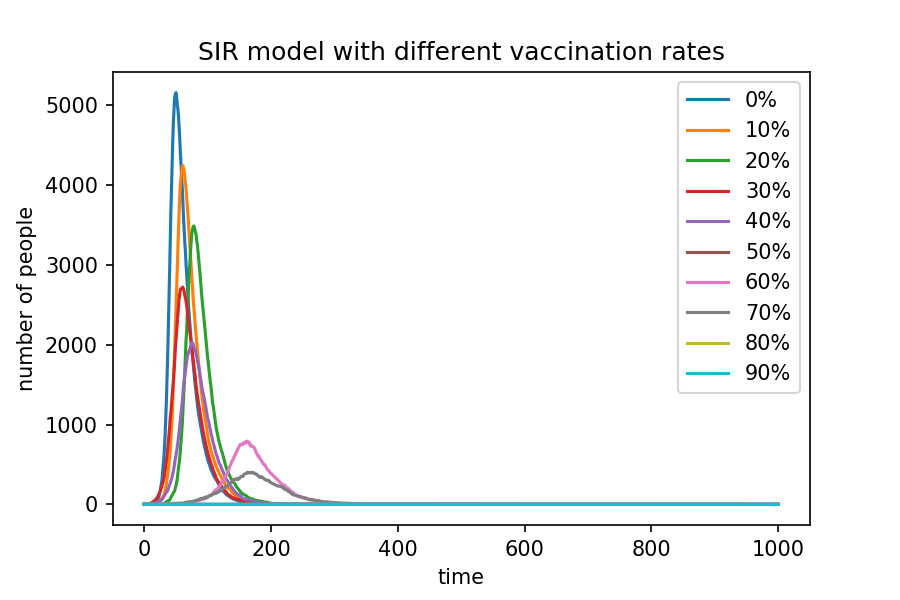

This chart was generated by the following Python code:
# -*- coding: utf-8 -*-
"""
Created on Wed May 15 16:28:55 2019

@author: admin
"""

import numpy as np 
import matplotlib.pyplot as plt
P=0
N=10000 #population
#rate that depends on an infection probability upon contact 
beta=0.3
# recover (R) with recovery probability γ 
gamma=0.05
plt.figure(figsize =(6,4) , dpi=150)     #put at the beginning, or there will be a blank graph.  
#plot the legend 
for i in range(1,11):
    #V should be interprted as an integer instead of 'float' objects.(or error occurs)
    V=int(N*P*0.01)
    p=str(P)+'%'
    P=P+10
    I=1 #infected 
    R=0 #recovered
    S=N-I-R-V 
    #set arrays to add the values
    susceptible=[S]
    infected=[1]
    recovered=[0]
    #loop over 1000 times
    for i in range(1,1001):
      #randomly choose the people becoming infected
      #randomly choose the recovered people 
      r1=np.random.choice(range(2),S,p=[1-beta*I/N,beta*I/N])
      s1=sum(r1)
      S=S-s1
      I=I+s1
      susceptible.append(S)
      r2=np.random.choice(range(2),I,p=[1-gamma,gamma])
      s2=sum(r2)
      I=I-s2
      R=R+s2 
      infected.append(I)
      recovered.append(R)
    #construct the plot, the colors of legend correspond with the colors of infected plot
    plt.plot(infected,label=p)
    plt.xlabel('time')
    plt.ylabel('number of people')
    plt.title('SIR model with different vaccination rates')
    plt.legend()
    #save to png
    plt.savefig('C:/Users/admin/Desktop/IBI/IBI1_2018-19/Practical12/SIR_vaccination.png',type='png')

